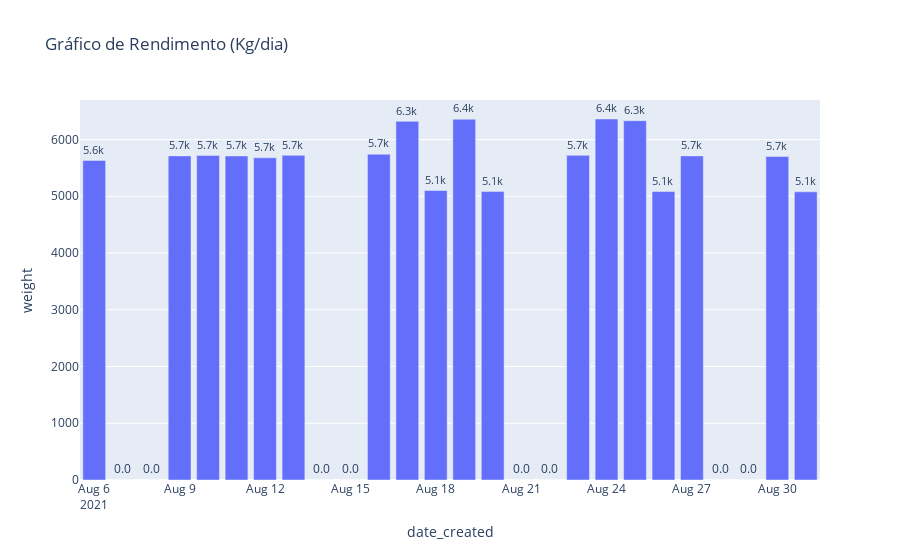

Notebook code cell kept with this figure:
### Markdown cell above
## Rendimento

O Rendimento (R) mostrará a quantidade de material movimentado pelo equipamento em uma média diária.
    
- R = Somatório(pesos)/Dia (Kg/h)

### Code cell
df_rend = df_total.copy()
# Agrupa por dia
df_rend = df_rend.groupby(pd.Grouper(freq='86400s')).sum()
fig = px.bar(df_rend, y="weight", title="Gráfico de Rendimento (Kg/dia)", text=df_rend['weight'])
fig.update_traces(texttemplate='%{text:.2s}', textposition='outside')
fig.show()

### Figure 1 — Plotly figure (JSON) as saved in the notebook; plotly's stock layout.template omitted (floating-point values rounded to 4 significant figures)
{"data": [{"alignmentgroup": "True", "hovertemplate": "date_created=%{x}<br>weight=%{text}<extra></extra>", "legendgroup": "", "marker": {"color": "#636efa", "pattern": {"shape": ""}}, "name": "", "offsetgroup": "", "orientation": "v", "showlegend": false, "text": [5632, 0, 0, 5712, 5719, 5711, 5678, 5721, 0, 0, 5741, 6321, 5102, 6358, 5083, 0, 0, 5721, 6362, 6332, 5085, 5712, 0, 0, 5701, 5078], "textposition": "outside", "texttemplate": "%{text:.2s}", "type": "bar", "x": ["2021-08-06T00:00:00", "2021-08-07T00:00:00", "2021-08-08T00:00:00", "2021-08-09T00:00:00", "2021-08-10T00:00:00", "2021-08-11T00:00:00", "2021-08-12T00:00:00", "2021-08-13T00:00:00", "2021-08-14T00:00:00", "2021-08-15T00:00:00", "2021-08-16T00:00:00", "2021-08-17T00:00:00", "2021-08-18T00:00:00", "2021-08-19T00:00:00", "2021-08-20T00:00:00", "2021-08-21T00:00:00", "2021-08-22T00:00:00", "2021-08-23T00:00:00", "2021-08-24T00:00:00", "2021-08-25T00:00:00", "2021-08-26T00:00:00", "2021-08-27T00:00:00", "2021-08-28T00:00:00", "2021-08-29T00:00:00", "2021-08-30T00:00:00", "2021-08-31T00:00:00"], "xaxis": "x", "y": [5632, 0, 0, 5712, 5719, 5711, 5678, 5721, 0, 0, 5741, 6321, 5102, 6358, 5083, 0, 0, 5721, 6362, 6332, 5085, 5712, 0, 0, 5701, 5078], "yaxis": "y"}], "layout": {"barmode": "relative", "legend": {"tracegroupgap": 0}, "title": {"text": "Gráfico de Rendimento (Kg/dia)"}, "xaxis": {"anchor": "y", "domain": [0, 1], "title": {"text": "date_created"}}, "yaxis": {"anchor": "x", "domain": [0, 1], "title": {"text": "weight"}}}}
